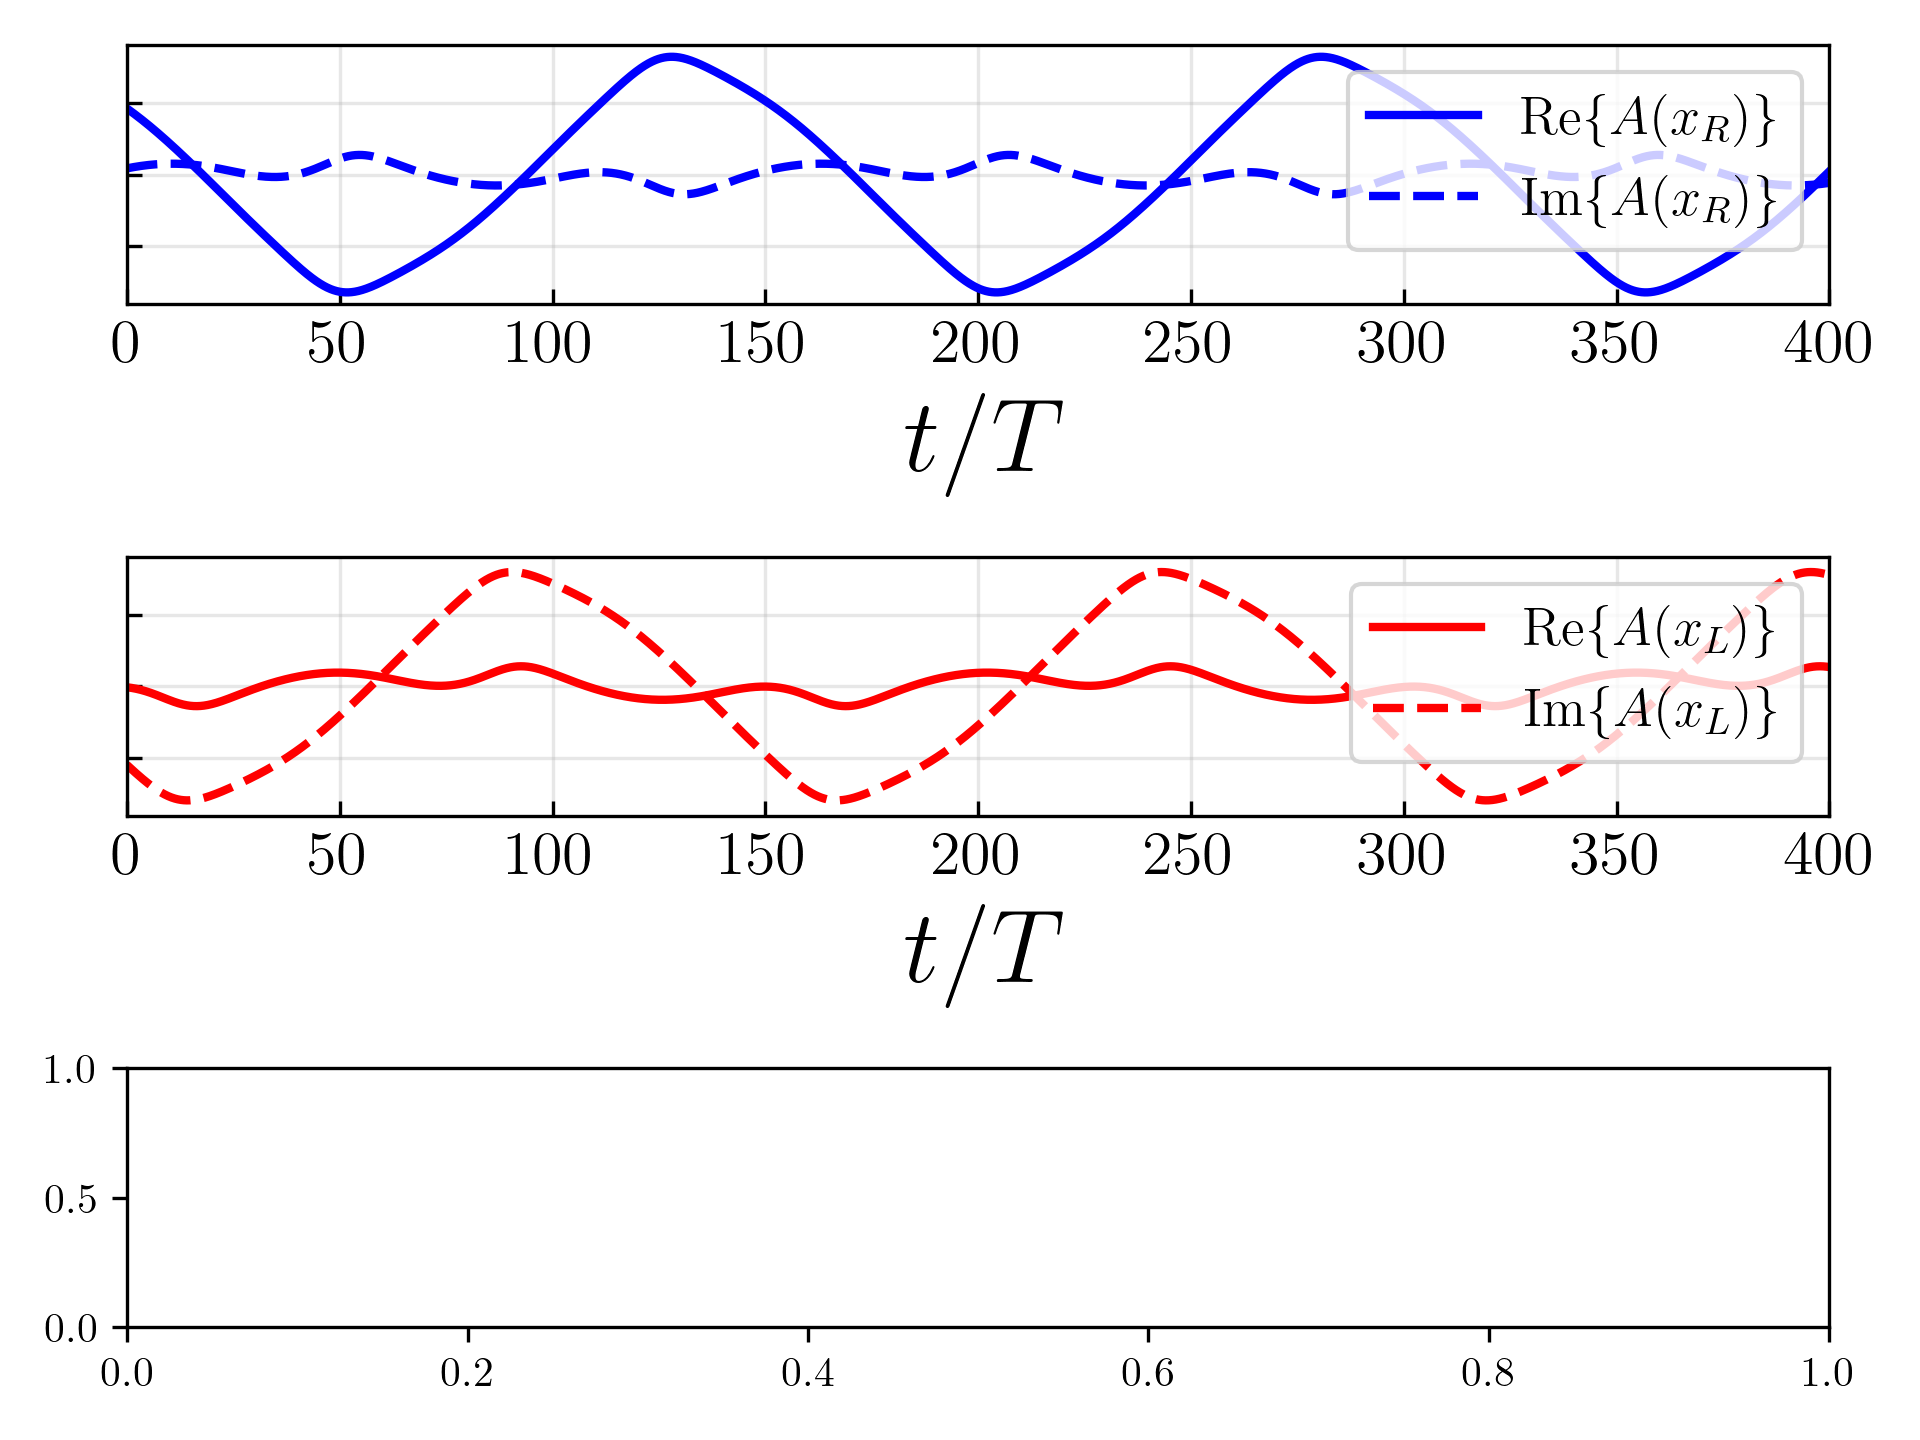

Generate this figure with Python:
import matplotlib.pyplot as plt

from back_process import *


if __name__ == "__main__":
    principal_sim = "C:/mnustes_science/simulation_data/FD/PDNLS_extended_PT/extras"
    dir_01 = principal_sim + "/dimensional_dist_02/alpha=6.5240/beta=1.000/mu=0.1000/nu=0.0180/sigma=6.000/gamma=0.1850/dist=21.0000"#"/dist_03/alpha=13.0480/beta=1.000/mu=0.0950/nu=0.0180/sigma=12.6700/gamma=0.1690/dist=31.000"#
    beta = 0.004811649356064012

    ###

    Z_r_01 = np.loadtxt(dir_01 + '/field_real.txt', delimiter=',')
    Z_i_01 = np.loadtxt(dir_01 + '/field_img.txt', delimiter=',')
    X_01 = np.loadtxt(dir_01 + '/X.txt', delimiter=',')
    T_01 = np.loadtxt(dir_01 + '/T.txt', delimiter=',')
    Z_complex_01 = Z_r_01 + 1j * Z_i_01
    arg_01 = np.angle(Z_complex_01)
    Z_modulo_01 = np.absolute(Z_complex_01)
    Z_modulo_01 = filtro_superficie(Z_modulo_01, 5, "XY") / np.sqrt(beta)
    x01 = 0

    I_left = np.argmin(np.abs(X_01 + 21 / 2))
    I_right = np.argmin(np.abs(X_01 - 21 / 2))

    ###

    fig, ((ax1), (ax2), (ax3)) = plt.subplots(nrows=3, ncols=1)
    ax1.plot(T_01 - 2000, Z_r_01[:, I_right], label="$\\textrm{Re}\{A(x_R)\}$", c="b", linewidth=2)
    ax1.plot(T_01 - 2000, Z_i_01[:, I_right], label="$\\textrm{Im}\{A(x_R)\}$", c="b", linewidth=2, linestyle="--")
    ax1.set_xlabel("$t/T$", fontsize=25)
    ax1.set_xlim(0, 400)
    ax1.set_ylim(- 1.1 * np.amax(Z_r_01[:, I_right]), 1.1 * np.amax(Z_r_01[:, I_right]))
    ax1.grid(alpha=0.3)
    ax1.set_yticklabels([])
    ax1.tick_params(axis="x", direction="in", labelsize=15)
    ax1.tick_params(axis="y", direction="in")

    ax2.plot(T_01 - 2000, Z_r_01[:, I_left], label="$\\textrm{Re}\{A(x_L)\}$", c="r", linewidth=2)
    ax2.plot(T_01 - 2000, Z_i_01[:, I_left], label="$\\textrm{Im}\{A(x_L)\}$", c="r", linewidth=2, linestyle="--")
    ax2.set_xlabel("$t/T$", fontsize=25)
    ax2.set_xlim(0, 400)
    ax2.set_ylim(- 1.1 * np.amax(Z_r_01[:, I_right]), 1.1 * np.amax(Z_r_01[:, I_right]))
    ax2.grid(alpha=0.3)
    ax2.set_yticklabels([])
    ax2.tick_params(axis="x", direction="in", labelsize=15)
    ax2.tick_params(axis="y", direction="in")

    ax1.legend(loc="upper right", fontsize=13)
    ax2.legend(loc="upper right", fontsize=13)
    plt.tight_layout()
    #plt.show()
    plt.savefig('Fig03b.png', dpi=300)
    plt.close()